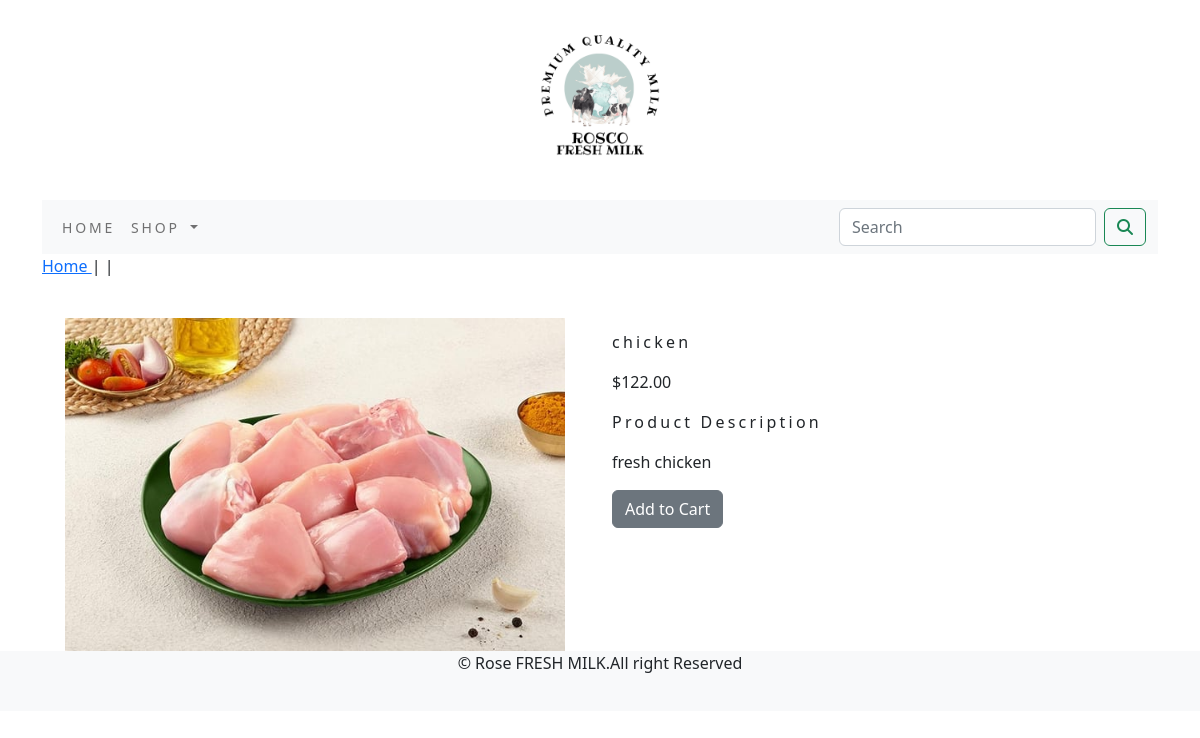
Screenshot of /shop/meat-1/chicken/ with the database file from the repository.
### shopApp/models.py (models this page shows, shortened)
class product(models.Model):
    name=models.CharField(max_length=250,unique=True)
    slug=models.SlugField(max_length=250,unique=True)
    description=models.TextField(blank=True)
    price=models.DecimalField(max_digits=10,decimal_places=2)
    category=models.ForeignKey(Category,on_delete=models.CASCADE)
    image = models.ImageField(upload_to='product', blank=True)
    stock=models.IntegerField()
    available=models.BooleanField(default=True)
    created=models.DateTimeField(auto_now_add=True)
    update=models.DateTimeField(auto_now=True)
    class Meta:
        ordering = ('name', )
        verbose_name='product'
        verbose_name_plural='products'

### shopApp/views.py (the view)
# urls.py: path('<slug:c_slug>/<slug:product_slug>/', views.proDetail, name='prodCatdetail')
def proDetail(request,c_slug,product_slug):
    try:
        product1=product.objects.get(category__slug=c_slug,slug=product_slug)
    except Exception as e:
        raise e
    return render(request,'product.html',{'product1':product1})

### cart/context_processors.py (called while the page is built)
def counter(request):
    item_counter=0
    if 'admin' in request.path:
        return {}
    else:
        try:
            Cart1=Cart.objects.filter(cart_id=_cart_id(request))
            car_items=CartItem.objects.all().filter(Cart1=Cart1[:1])
            for cart_items in car_items:
                item_counter += cart_items.quantity
        except Cart.DoesNotExist:
            item_counter = 0
    return  dict(item_counter=item_counter)

### cart/views.py (called while the page is built)
def _cart_id(request):
    cart1=request.session.session_key
    if not cart1:
        cart1=request.session.create()
    return cart1

### shopApp/context_processors.py (called while the page is built)
def menu_links(request):
    links=Category.objects.all()
    return  dict(links=links)

### shopApp/models.py (called while the page is built)
    def get_url(self):
        return  reverse('shop:product_by_category',args=[self.slug])

### templates/product.html (shortened to what this page needs)
{% extends 'home.html' %}
{% load static %}
{% block content %}
<div class="row my_prod_row_class">
    <div class="mx-auto">
        <p><a href="{% url 'shop:allProdcat' %}" >Home </a> | <a href="{{product1.category.get_url}}">{{product.category}}</a>|{{product.name}}</p>
    </div>
<div class="container">
<br>
<div class="row">
    <div class="col-12 col-sm-12 col-md-12 col-lg-6 text-center">
        <div>
            <img src="{{product1.image.url}}" alt="{{product1.name}}" width="500px">
        </div>
    </div>
    <div class="col-12 col-sm-12 col-md-12 col-lg-6 ">
        <h1 class="my_prod_title">{{product1.name}}</h1>
        <p>${{product1.price}}</p>
        <p class="my_title">Product Description</p>
        <p class="text-justify my_prod_text">{{product1.description}}</p>
        {% if product1.stock <= 0 %}
        <p class="text-justify my_prod_text"><b>Out of stock</b></p>
        {% else %}
        <a class="btn btn-secondary" href="{% url 'cart:add_cart' product1.id %}">Add to Cart</a>
        {% endif %}
    </div>
</div>
</div>
</div>
</div>
{% endblock %}

### static/css/custom.css (style rules this page uses)
body { font-family: 'Roboto Mono', monospace; }
.my_title { font-size:16px; text_transform:uppercase; letter-spacing:.2em; }
.my_prod_title { font-size:16px; text_transform:uppercase; letter-spacing:.2em; padding-top:15px; padding-bottom:10px; }
.my_prod_text { padding-right:20px; }

### rows the page displays
product: image (picture), name "chicken", price "122.00", description "fresh chicken"
